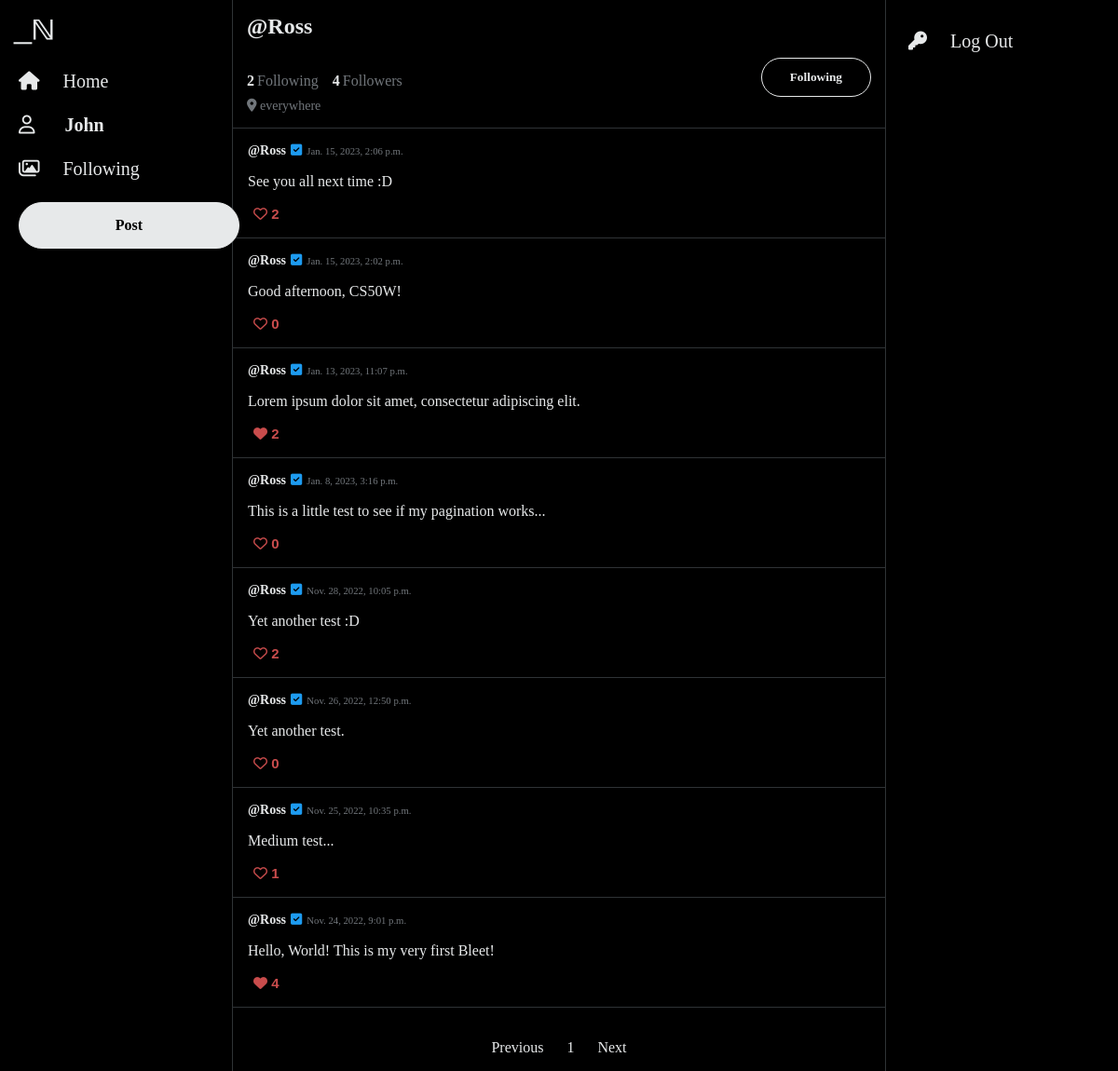
The page /profile/1 (signed in) on the database its author committed.
### network/models.py (models this page shows, shortened)
class User(AbstractUser):
    pass

class Tweet(models.Model):
    author = models.ForeignKey(User, on_delete=models.CASCADE)
    tweetText = models.CharField(max_length=255)
    posted = models.DateTimeField(auto_now_add=True)
    like = models.ManyToManyField(User, blank=True, related_name="likes")

### network/views.py (the view)
# urls.py: path("profile/<int:user_id>", views.profile, name="profile"),
@login_required(redirect_field_name='my_redirect_field')
def profile(request, user_id):
    profile = User.objects.get(id=user_id)
    if Follow.objects.filter(user=user_id, followed_by=request.user).exists():
        following_status = True
    else:
        following_status = False
    followList = []
    following = request.user.following.all()
    for x in following:
        followList.append(x.user.id)
    tweets = Tweet.objects.filter(author=user_id).order_by('-posted')
    paginator = Paginator(tweets, 10)
    page_number = request.GET.get('page')
    page_obj = paginator.get_page(page_number)
    return render(request, "network/profile.html", {
        "page_obj": page_obj,
        "viewed_profile": profile.username,
        "viewed_profile_id": user_id,
        "tweets": tweets,
        "following": profile.following.all().count(),
        "followedBy": Follow.objects.filter(user=user_id).count(),
        "following_status": following_status
    })

### network/templates/network/profile.html (shortened to what this page needs)
{% extends "network/layout.html" %}
{% load static %}
{% block body %}
<div class="profile">
   <h2 style="margin-top: 0;" data-id="{{viewed_profile_id}}">@{{viewed_profile}}</h2>
   <div class="profile-box">
   <div>
      <div style="display: flex;">
         <p class="follow-number">{{following}}</p> <p class="text-profile">Following</p> <p class="follow-number">{{followedBy}}</p> <p class="text-profile">Followers</p>
      </div>
   <span class="everywhere"><i class="fa-solid fa-location-dot"></i> everywhere</span>
   </div>
   {% if user.username == viewed_profile %}
   {% else %}
   {% if following_status == True %}
   <button type="button" class="button-unfollow">Unfollow</button>
   {% elif following_status == False %}
   <button type="button" class="button-follow">Follow</button>
   {% endif %}
   {% endif %}
   </div>
</div>
<div class="container">
   {% for tweet in page_obj %}
   <div class="post">
      <div class="card" data-id="{{tweet.id}}">
         <div class="card-body rounded">
            <div class="card-info">
            <a class="card-title" href="{% url 'profile' user_id=tweet.author.id%}"><strong>@{{ tweet.author }}</strong></a>
            <i class="fa-solid fa-square-check" id="check"></i>
            <h6 class="card-subtitle">{{tweet.posted}}</h6>
            </div>
            <p class="card-text" id="tweetText">{{tweet.tweetText}}</p>
            {% if user.username in tweet.like.all|stringformat:'s' %}
            <button class="button-like" id="foo-like">
               <i class="fa-solid fa-heart"></i>&nbsp;<span id="number">{{ tweet.like.all.count }}</span>
            </button>
            {% else %}
            <button class="button-secondary" id="foo">
               <i class="fa-regular fa-heart"></i>&nbsp;<span id="number">{{ tweet.like.all.count }}</span>
            </button>
            {% endif %}
         </div>
      </div>
   </div>
   {% endfor %}
   <br>
   <nav aria-label="Page">
      <ul class="pagination">
         {% if page_obj.has_previous %}
         <li class="page-item">
            <a class="page-link" href="?page={{ page_obj.previous_page_number }}">Previous</a>
         </li>
         {% else %}
         <li class="page-item disabled">
            <a class="page-link disabled" href="#" tabindex="-1" aria-disabled="True">Previous</a>
         </li>
         {% endif %}
         {% for i in page_obj.paginator.page_range %}
         {% if page_obj.number == i %}
         <li class="page-item active" aria-current="page">
            <span class="page-link">
               {{ i }}
            </span>
         </li>
         {% else %}
         <li class="page-item"><a class="page-link" href="?page={{ i }}">{{ i }}</a></li>
         {% endif %}
         {% endfor %}
         {% if page_obj.has_next %}
         <li class="page-item">
            <a class="page-link" href="?page={{ page_obj.next_page_number }}">Next</a>
         </li>
         {% else %}
         <li class="page-item disabled">
            <a class="page-link disabled" href="#" tabindex="-1" aria-disabled="True">Next</a>
         </li>
         {% endif %}
      </ul>
   </nav>
</div>
{% endblock %}

### network/templates/network/layout.html (shortened to what this page needs)
{% load static %}
<!DOCTYPE html>
<html lang="en">
    <head>
        <link rel="stylesheet" href="{% static 'network/styles.css' %}"/>
        <link rel="stylesheet" href="https://cdnjs.cloudflare.com/ajax/libs/font-awesome/6.7.2/css/all.min.css">
    </head>
    <body>
        <header>
            <div class="sticky">
                <div class="logo">
                    <a href="{% url 'index' %}">
                        <img src="{% static '/network/logo.svg' %}" height="45" alt="logo"/>
                    </a>
                </div>
                <nav>
                    <div>
                        <ul style="margin: 0;">
                            {% if user.is_authenticated %}
                                <li class="nav-item">
                                    <a class="nav-link" href="{% url 'allPosts' %}">
                                        <i class="fa-sharp fa-solid fa-house" id="nav-icon"></i>
                                        <span class="nav-text">Home</span>
                                    </a>
                                </li>
                                <li class="nav-item">
                                    <a class="nav-link" href="{% url 'profile' user_id=user.id%}">
                                        <i class="fa-regular fa-user" id="nav-icon"></i>
                                        <strong class="nav-text" style="margin-left: 27px;">{{ user.username }}</strong>
                                    </a>
                                </li>
                                <li class="nav-item">
                                    <a class="nav-link" href="{% url 'following' %}">
                                        <i class="fa-regular fa-images"></i>
                                        <span class="nav-text">Following</span>
                                    </a>
                                </li>
                                <li class="nav-item button">
                                    <a class="nav-button" href="{% url 'tweet' %}" role="button">Post</a>
                                </li>
                            {% endif %}
                        </ul>
                    </div>
                </nav>
            </div>
        </header>
        <div class="body">
            {% block body %}
            {% endblock %}
        </div>
        <footer>
            <div class="sticky" style="margin-left: 12px;">
                <ul>
                    <li class="nav-item">
                        <a class="nav-link" href="{% url 'logout' %}" role="button">
                            <i class="fa-solid fa-key"></i>
                            <span class="nav-text">Log Out</span>
                        </a>
                    </li>
                </ul>
            </div>
        </footer>
    </body>
</html>

### network/static/network/styles.css (style rules this page uses)
body { display: flex; color: #e7e9ea; justify-content: center; background-color: #000; font-family: TwitterChirp; margin-top: 0; margin-bottom: 0; }
header { width: 275px; border-right: 1px solid #2F3336; }
footer { width: 275px; border-left: 1px solid #2F3336; }
ul { padding-inline-start: 0; }
#nav-icon { font-size: 20px; color: #e7e9ea; }
a.nav-link { font-size: 20px; color: #e7e9ea; text-decoration: none; }
a.card-title { margin: 0; color: #e7e9ea; text-decoration: none; font-size: 14px; }
a.page-link { color: #1d9bf0; }
a.page-link.disabled { color: #e7e9ea; text-decoration: none; cursor: default; }
.sticky { position: fixed; margin-top: 5px; }
.nav-item { align-items: center; display: flex; padding: 12px; }
.logo { padding: 5px; }
.nav-text { margin-left: 20px; margin-right: 16px; }
.nav-button { background-color: #e7e9ea; border: 1px solid #e7e9ea; border-radius: 25px; padding: 15px 25px; text-align: center; color: #000; text-decoration: none; font-weight: 600; width: 185px; }
.nav-item.button { background-color: transparent; border-radius: 25px; width: auto; }
.body { max-width: 750px; min-width: 700px; }
.post { border-bottom: 1px solid #2F3336; padding: 16px; }
.card-info { display: flex; align-items: baseline; gap: 5px; }
.card-subtitle { margin: 0; font-weight: normal; color: #71767b; }
#check { color: #1d9bf0; font-size: 14px; }
#foo { border: none; background-color: transparent; color: #c94c4c; font-size: 15px; cursor: pointer; }
#foo-like { border: none; background-color: transparent; color: #c94c4c; font-size: 15px; font-weight: bold; cursor: pointer; }
#number { font-weight: bold; }
.pagination { display: flex; justify-content: center; gap: 25px; align-items: center; }
.page-item { display: block; }
.profile { border-bottom: 1px solid #2F3336; padding: 15px; }
p.follow-number { font-weight: 600; margin-bottom: .5em; margin-right: 3px; }
p.text-profile { margin-right: 15px; font-weight: normal; color: #71767b; margin-bottom: .5em; }
span.everywhere { color: #71767b; font-size: 14px; }
.profile-box { display: flex; justify-content: space-between; }
.button-following { font-family: TwitterChirp; font-weight: bold; background-color: transparent; color: #e7e9ea; border: 1px solid #e7e9ea; padding: 20px 30px; height: 20px; align-items: center; display: flex; border-radius: 25px; cursor: pointer; }

### rows shown on the page
User: username "John"
User: username "Ross"
Tweet: author "Ross", posted "Jan. 15, 2023, 2:06 p.m.", tweetText "See you all next time :D", like.all.count "2"
Tweet: author "Ross", posted "Jan. 15, 2023, 2:02 p.m.", tweetText "Good afternoon, CS50W!", like.all.count "0"
Tweet: author "Ross", posted "Jan. 13, 2023, 11:07 p.m.", tweetText "Lorem ipsum dolor sit amet, consectetur adipiscing elit.", like.all.count "2"
Tweet: author "Ross", posted "Jan. 8, 2023, 3:16 p.m.", tweetText "This is a little test to see if my pagination works...", like.all.count "0"
Tweet: author "Ross", posted "Nov. 28, 2022, 10:05 p.m.", tweetText "Yet another test :D", like.all.count "2"
Tweet: author "Ross", posted "Nov. 26, 2022, 12:50 p.m.", tweetText "Yet another test.", like.all.count "0"
Tweet: author "Ross", posted "Nov. 25, 2022, 10:35 p.m.", tweetText "Medium test...", like.all.count "1"
Tweet: author "Ross", posted "Nov. 24, 2022, 9:01 p.m.", tweetText "Hello, World! This is my very first Bleet!", like.all.count "4"

### other values the page prints
{{ following }} "2"
{{ followedBy }} "4"
{{ i }} "1"
